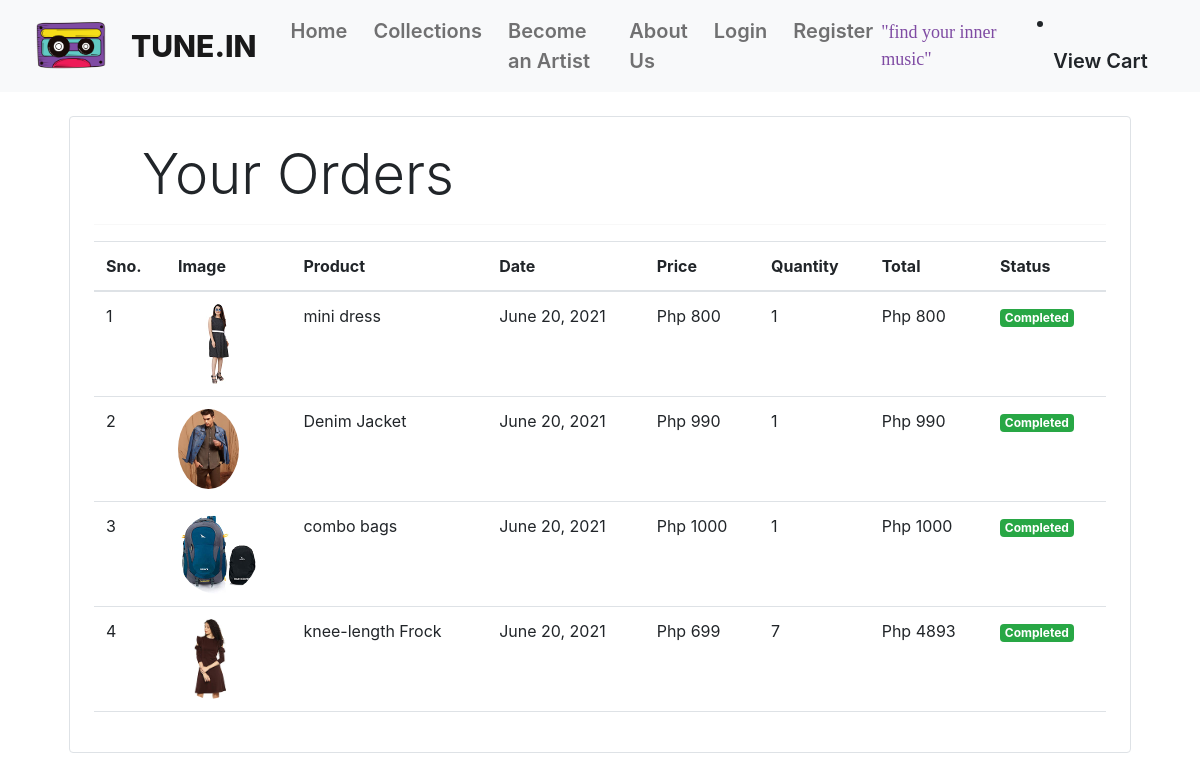
Screenshot of /orders (signed in) with the database file from the repository.
### store/models/orders.py (models this page shows, shortened)
class Order(models.Model):
    product = models.ForeignKey(Products,
                                on_delete=models.CASCADE)
    customer = models.ForeignKey(Customer,
                                 on_delete=models.CASCADE)
    quantity = models.IntegerField(default=1)
    price = models.IntegerField()
    address = models.CharField (max_length=50, default='', blank=True)
    phone = models.CharField (max_length=50, default='', blank=True)
    date = models.DateField (default=datetime.datetime.today)
    status = models.BooleanField (default=False)
    @staticmethod
    def get_orders_by_customer(customer_id):
        return Order.objects.filter(customer=customer_id).order_by('-date')

### store/models/product.py (models this page shows, shortened)
class Products(models.Model):
    name = models.CharField(max_length=60)
    price= models.IntegerField(default=0)
    category= models.ForeignKey(Category,on_delete=models.CASCADE,default=1 )
    description= models.CharField(max_length=250, default='', blank=True, null= True)
    image= models.ImageField(upload_to='uploads/products/')

### store/middlewares/auth.py (the view)
    def middleware(request):
        print(request.session.get('customer'))
        returnUrl = request.META['PATH_INFO']
        print(request.META['PATH_INFO'])
        if not request.session.get('customer'):
           return redirect(f'login?return_url={returnUrl}')
        response = get_response(request)
        return response

### store/templatetags/custom_filter.py (called while the page is built)
@register.filter(name='currency')
def currency(number):
    return "Php "+str(number)

@register.filter(name='multiply')
def multiply(number , number1):
    return number * number1

### store/views/orders.py (called while the page is built)
    def get(self , request ):
        customer = request.session.get('customer')
        orders = Order.get_orders_by_customer(customer)
        print(orders)
        return render(request , 'orders.html'  , {'orders' : orders})

### store/templates/orders.html
{% extends 'base.html' %}
{% block content %}
{% load cart %}
{% load custom_filter %}
<div class="container">
   <div class="border rounded p-4 m-4">
        <p class="display-4 pl-4 ml-4">Your Orders</p>
        <hr>
        <table class="table">
            <thead>
                <tr>
                    <th>Sno.</th>
                    <th>Image</th>
                    <th>Product</th>
                    <th>Date</th>
                    <th>Price</th>
                    <th>Quantity</th>
                    <th>Total</th>
                    <th>Status</th>
                </tr>
            </thead>
            <tbody>
                {% for order in orders %}
                <tr>
                    <td>{{forloop.counter}}</td>
                    <td><img style="height: 80px;" class="rounded-circle" src="{{order.product.image.url}}" alt=""></td>
                    <td>{{order.product.name}}</td>
                    <td>{{order.date}}</td>
                    <td>{{order.price|currency}}</td>
                    <td>{{order.quantity}}</td>
                    <td>{{order.quantity|multiply:order.price|currency}}</td>
                    {% if order.status %}
                    <td><small class="badge badge-success">Completed</small></td>
                    {%else%}
                    <td><small class="badge badge-warning">Pending</small></td>
                    {% endif %}
                </tr>
                {% endfor %}
            </tbody>
        </table>
   </div>
</div>
{% endblock %}

### store/templates/base.html (shortened to what this page needs)
{% load static %}
<!DOCTYPE html>
<html lang="en">
  <head>
    <link
      rel="stylesheet"
      href="https://maxcdn.bootstrapcdn.com/bootstrap/4.0.0/css/bootstrap.min.css"
    />
    <link
      href="https://cdn.jsdelivr.net/npm/bootstrap@5.2.0/dist/css/bootstrap.min.css"
      rel="stylesheet"
    />
    <link
      rel="stylesheet"
      href="https://cdnjs.cloudflare.com/ajax/libs/font-awesome/4.7.0/css/font-awesome.min.css"
    />
    <link rel="stylesheet" href="//cdn.jsdelivr.net/npm/alertifyjs@1.13.1/build/css/alertify.min.css"/>
    <link rel="stylesheet" href="//cdn.jsdelivr.net/npm/alertifyjs@1.13.1/build/css/themes/default.min.css"/>
    <link rel="stylesheet" href="https://cdn.jsdelivr.net/npm/bootstrap@4.3.1/dist/css/bootstrap.min.css">
  </head>
  <body>
    {% include 'navbar.html' %}
    {% block content %}{% endblock %}
    <body>
    </body>
  </body>
</html>

### store/templates/navbar.html (shortened to what this page needs)
{% load static %}
<!DOCTYPE html>
<html lang="en">
  <head>
    <link rel="stylesheet" type="text/css" href="{% static 'css/main.css' %}" />
  </head>
  <body>
    <nav class="navbar navbar-expand-lg bg-light">
      <img
        src="{% static 'images/appLogoNoTitle.png' %}"
        class="app-logo collapse navbar-collapse"
        alt="logo for Tune.In"
      />
      <div class="container-fluid">
        <a class="navbar-brand title-text" href="/">TUNE.IN</a>
        <div class="collapse navbar-collapse" id="navbarNav">
          <ul class="navbar-nav me-auto mb-2 mb-lg-0">
            <li class="nav-item title-menu">
              <a class="nav-link hover-underline-animation" href="/"> Home </a>
            </li>
            <li class="nav-item title-menu">
              <a class="nav-link hover-underline-animation" href="/store">
                Collections
              </a>
            </li>
            <li class="nav-item title-menu">
              <a class="nav-link hover-underline-animation" href="#">
                Become an Artist
              </a>
            </li>
            <li class="nav-item title-menu">
              <a class="nav-link hover-underline-animation" href="#">
                About Us
              </a>
            </li>
            {% if request.user.is_authenticated %}
            <li class="nav-item dropdown">
              <a
                class="nav-link dropdown-toggle title-menu hover-underline-animation"
                href="#"
                role="button"
                data-bs-toggle="dropdown"
                aria-expanded="false"
              >
                {{ request.user }}
              </a>
              <ul class="dropdown-menu">
                <li>
                  <a class="dropdown-item hover-underline-animation" href="#"
                    >Profile</a
                  >
                </li>
                <li>
                  <a class="dropdown-item hover-underline-animation" href="#"
                    >About Us</a
                  >
                </li>
                <li><hr class="dropdown-divider" /></li>
                <li>
                  <a
                    class="dropdown-item hover-underline-animation"
                    href="/logout"
                    >Logout</a
                  >
                </li>
              </ul>
            </li>
            {% else %}
            <li class="nav-item title-menu">
              <a class="nav-link hover-underline-animation" href="/login">
                Login
              </a>
            </li>
            <li class="nav-item title-menu">
              <a class="nav-link hover-underline-animation" href="/signup">
                Register
              </a>
            </li>
            {% endif %}
          </ul>
          <span class="navbar-text subtitle-text">"find your inner music"</span>
        </div>
        <li class="nav-item title-menu">
          <a class="nav-link hover-underline-animation" href="/cart">
            View Cart
          </a>
        </li>
      </div>
    </nav>
  </body>
</html>

### store/static/css/main.css (style rules this page uses)
.hover-underline-animation { display: inline-block; position: relative; }
.hover-underline-animation:after { content: ''; position: absolute; width: 100%; transform: scaleX(0); height: 3px; bottom: 0; left: 0; background-color: #7f4ba3; transform-origin: bottom right; transition: transform 0.35s ease-out; }
.app-logo { margin-left: 20px; height: 70px; width: 70px; }
.title-text { margin-left: 10px; font-size: 30px; font-weight: 800; }
.title-menu { margin-left: 10px; font-size: 20px; font-weight: 600; }
.subtitle-text { font-family: 'Fenix', serif; color: #7f4ba3; font-size: 18px; }

### rows the page displays
Order: product.image (picture), product.name "mini dress", date "June 20, 2021", price "Php 800", quantity "1", quantity|multiply "Php 800", status "Completed"
Order: product.image (picture), product.name "Denim Jacket", date "June 20, 2021", price "Php 990", quantity "1", quantity|multiply "Php 990", status "Completed"
Order: product.image (picture), product.name "combo bags", date "June 20, 2021", price "Php 1000", quantity "1", quantity|multiply "Php 1000", status "Completed"
Order: product.image (picture), product.name "knee-length Frock", date "June 20, 2021", price "Php 699", quantity "7", quantity|multiply "Php 4893", status "Completed"
